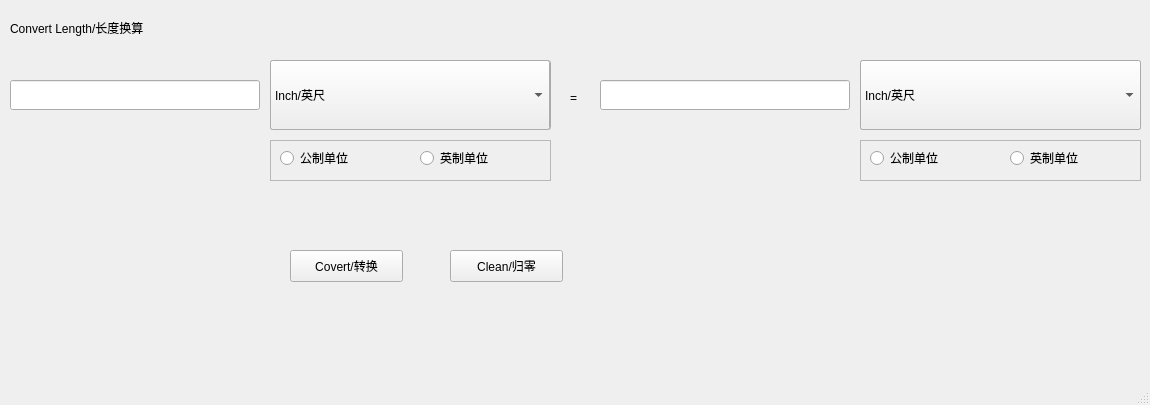
<?xml version="1.0" encoding="UTF-8"?>
<ui version="4.0">
 <class>MainWindow</class>
 <widget class="QMainWindow" name="MainWindow">
  <property name="geometry">
   <rect>
    <x>0</x>
    <y>0</y>
    <width>1150</width>
    <height>405</height>
   </rect>
  </property>
  <property name="windowTitle">
   <string>MainWindow</string>
  </property>
  <widget class="QWidget" name="centralwidget">
   <widget class="QComboBox" name="comboBoxInputMetricUnitsLength">
    <property name="geometry">
     <rect>
      <x>270</x>
      <y>60</y>
      <width>281</width>
      <height>70</height>
     </rect>
    </property>
    <property name="sizePolicy">
     <sizepolicy hsizetype="Maximum" vsizetype="Maximum">
      <horstretch>0</horstretch>
      <verstretch>0</verstretch>
     </sizepolicy>
    </property>
    <property name="styleSheet">
     <string notr="true">font: 12pt &quot;Arial&quot;;</string>
    </property>
    <item>
     <property name="text">
      <string>Kilometer/千米</string>
     </property>
    </item>
    <item>
     <property name="text">
      <string>Meter/米</string>
     </property>
    </item>
    <item>
     <property name="text">
      <string>Decimetre/分米</string>
     </property>
    </item>
    <item>
     <property name="text">
      <string>Centimeter/厘米</string>
     </property>
    </item>
    <item>
     <property name="text">
      <string>Millimetre/毫米</string>
     </property>
    </item>
    <item>
     <property name="text">
      <string>Nanometre/纳米</string>
     </property>
    </item>
    <item>
     <property name="text">
      <string>Picometer/皮米</string>
     </property>
    </item>
    <item>
     <property name="text">
      <string>LightYear/光年</string>
     </property>
    </item>
    <item>
     <property name="text">
      <string>AstronomicalUnit/天文单位</string>
     </property>
    </item>
   </widget>
   <widget class="QComboBox" name="comboBoxInputImperialUnitsLength">
    <property name="geometry">
     <rect>
      <x>270</x>
      <y>60</y>
      <width>280</width>
      <height>70</height>
     </rect>
    </property>
    <property name="sizePolicy">
     <sizepolicy hsizetype="Maximum" vsizetype="Maximum">
      <horstretch>0</horstretch>
      <verstretch>0</verstretch>
     </sizepolicy>
    </property>
    <property name="styleSheet">
     <string notr="true">font: 12pt &quot;Arial&quot;;</string>
    </property>
    <item>
     <property name="text">
      <string>Inch/英尺</string>
     </property>
    </item>
    <item>
     <property name="text">
      <string>Foot/ 英尺</string>
     </property>
    </item>
    <item>
     <property name="text">
      <string>Yard/码</string>
     </property>
    </item>
    <item>
     <property name="text">
      <string>Mile/英里</string>
     </property>
    </item>
    <item>
     <property name="text">
      <string>NauticalMile/海</string>
     </property>
    </item>
    <item>
     <property name="text">
      <string>Furlong/弗隆</string>
     </property>
    </item>
    <item>
     <property name="text">
      <string>Fathom/英寻</string>
     </property>
    </item>
   </widget>
   <widget class="QLineEdit" name="LengthInput">
    <property name="geometry">
     <rect>
      <x>10</x>
      <y>80</y>
      <width>250</width>
      <height>30</height>
     </rect>
    </property>
    <property name="styleSheet">
     <string notr="true">font: 12pt &quot;Arial&quot;;</string>
    </property>
   </widget>
   <widget class="QComboBox" name="comboBoxOutMetricUnitsLength">
    <property name="geometry">
     <rect>
      <x>860</x>
      <y>60</y>
      <width>281</width>
      <height>70</height>
     </rect>
    </property>
    <property name="sizePolicy">
     <sizepolicy hsizetype="Maximum" vsizetype="Maximum">
      <horstretch>0</horstretch>
      <verstretch>0</verstretch>
     </sizepolicy>
    </property>
    <property name="styleSheet">
     <string notr="true">font: 12pt &quot;Arial&quot;;</string>
    </property>
    <item>
     <property name="text">
      <string>Kilometer/千米</string>
     </property>
    </item>
    <item>
     <property name="text">
      <string>Meter/米</string>
     </property>
    </item>
    <item>
     <property name="text">
      <string>Decimetre/分米</string>
     </property>
    </item>
    <item>
     <property name="text">
      <string>Centimeter/厘米</string>
     </property>
    </item>
    <item>
     <property name="text">
      <string>Millimetre/毫米</string>
     </property>
    </item>
    <item>
     <property name="text">
      <string>Nanometre/纳米</string>
     </property>
    </item>
    <item>
     <property name="text">
      <string>Picometer/皮米</string>
     </property>
    </item>
    <item>
     <property name="text">
      <string>LightYear/光年</string>
     </property>
    </item>
    <item>
     <property name="text">
      <string>AstronomicalUnit/天文单位</string>
     </property>
    </item>
   </widget>
   <widget class="QLineEdit" name="LengthOut">
    <property name="geometry">
     <rect>
      <x>600</x>
      <y>80</y>
      <width>250</width>
      <height>30</height>
     </rect>
    </property>
    <property name="styleSheet">
     <string notr="true">font: 12pt &quot;Arial&quot;;</string>
    </property>
   </widget>
   <widget class="QComboBox" name="comboBoxOutputImperialUnits">
    <property name="geometry">
     <rect>
      <x>860</x>
      <y>60</y>
      <width>281</width>
      <height>70</height>
     </rect>
    </property>
    <property name="sizePolicy">
     <sizepolicy hsizetype="Maximum" vsizetype="Maximum">
      <horstretch>0</horstretch>
      <verstretch>0</verstretch>
     </sizepolicy>
    </property>
    <property name="styleSheet">
     <string notr="true">font: 12pt &quot;Arial&quot;;</string>
    </property>
    <item>
     <property name="text">
      <string>Inch/英尺</string>
     </property>
    </item>
    <item>
     <property name="text">
      <string>Foot/ 英尺</string>
     </property>
    </item>
    <item>
     <property name="text">
      <string>Yard/码</string>
     </property>
    </item>
    <item>
     <property name="text">
      <string>Mile/英里</string>
     </property>
    </item>
    <item>
     <property name="text">
      <string>NauticalMile/海</string>
     </property>
    </item>
    <item>
     <property name="text">
      <string>Furlong/弗隆</string>
     </property>
    </item>
    <item>
     <property name="text">
      <string>Fathom/英寻</string>
     </property>
    </item>
   </widget>
   <widget class="QLabel" name="label">
    <property name="geometry">
     <rect>
      <x>570</x>
      <y>90</y>
      <width>16</width>
      <height>16</height>
     </rect>
    </property>
    <property name="styleSheet">
     <string notr="true">font: 75 20pt &quot;Arial&quot;;</string>
    </property>
    <property name="text">
     <string>=</string>
    </property>
   </widget>
   <widget class="QLabel" name="label_2">
    <property name="geometry">
     <rect>
      <x>10</x>
      <y>10</y>
      <width>360</width>
      <height>35</height>
     </rect>
    </property>
    <property name="styleSheet">
     <string notr="true">font: 75 24pt &quot;Arial&quot;;</string>
    </property>
    <property name="text">
     <string>Convert Length/长度换算</string>
    </property>
   </widget>
   <widget class="QFrame" name="InputCheckLength">
    <property name="geometry">
     <rect>
      <x>270</x>
      <y>140</y>
      <width>281</width>
      <height>41</height>
     </rect>
    </property>
    <property name="styleSheet">
     <string notr="true">font: 12pt &quot;Arial&quot;;</string>
    </property>
    <property name="frameShape">
     <enum>QFrame::StyledPanel</enum>
    </property>
    <property name="frameShadow">
     <enum>QFrame::Raised</enum>
    </property>
    <widget class="QRadioButton" name="InputMetricUnitsLength">
     <property name="geometry">
      <rect>
       <x>10</x>
       <y>10</y>
       <width>89</width>
       <height>16</height>
      </rect>
     </property>
     <property name="text">
      <string>公制单位</string>
     </property>
    </widget>
    <widget class="QRadioButton" name="InputImperialUnitsLength">
     <property name="geometry">
      <rect>
       <x>150</x>
       <y>10</y>
       <width>89</width>
       <height>16</height>
      </rect>
     </property>
     <property name="text">
      <string>英制单位</string>
     </property>
    </widget>
   </widget>
   <widget class="QFrame" name="OutCheckLength">
    <property name="geometry">
     <rect>
      <x>860</x>
      <y>140</y>
      <width>281</width>
      <height>41</height>
     </rect>
    </property>
    <property name="styleSheet">
     <string notr="true">font: 12pt &quot;Arial&quot;;</string>
    </property>
    <property name="frameShape">
     <enum>QFrame::StyledPanel</enum>
    </property>
    <property name="frameShadow">
     <enum>QFrame::Raised</enum>
    </property>
    <widget class="QRadioButton" name="OutMetricUnitsLength">
     <property name="geometry">
      <rect>
       <x>10</x>
       <y>10</y>
       <width>89</width>
       <height>16</height>
      </rect>
     </property>
     <property name="text">
      <string>公制单位</string>
     </property>
    </widget>
    <widget class="QRadioButton" name="OutputImperialUnitsLength">
     <property name="geometry">
      <rect>
       <x>150</x>
       <y>10</y>
       <width>89</width>
       <height>16</height>
      </rect>
     </property>
     <property name="text">
      <string>英制单位</string>
     </property>
    </widget>
   </widget>
   <widget class="QPushButton" name="pushLength">
    <property name="geometry">
     <rect>
      <x>290</x>
      <y>250</y>
      <width>113</width>
      <height>32</height>
     </rect>
    </property>
    <property name="text">
     <string>Covert/转换</string>
    </property>
   </widget>
   <widget class="QPushButton" name="cleanLength">
    <property name="geometry">
     <rect>
      <x>450</x>
      <y>250</y>
      <width>113</width>
      <height>32</height>
     </rect>
    </property>
    <property name="text">
     <string>Clean/归零</string>
    </property>
   </widget>
  </widget>
  <widget class="QMenuBar" name="menubar">
   <property name="geometry">
    <rect>
     <x>0</x>
     <y>0</y>
     <width>1150</width>
     <height>22</height>
    </rect>
   </property>
  </widget>
  <widget class="QStatusBar" name="statusbar"/>
 </widget>
 <resources/>
 <connections>
  <connection>
   <sender>InputMetricUnitsLength</sender>
   <signal>clicked()</signal>
   <receiver>comboBoxInputMetricUnitsLength</receiver>
   <slot>show()</slot>
   <hints>
    <hint type="sourcelabel">
     <x>310</x>
     <y>183</y>
    </hint>
    <hint type="destinationlabel">
     <x>299</x>
     <y>133</y>
    </hint>
   </hints>
  </connection>
  <connection>
   <sender>InputMetricUnitsLength</sender>
   <signal>clicked()</signal>
   <receiver>comboBoxInputImperialUnitsLength</receiver>
   <slot>hide()</slot>
   <hints>
    <hint type="sourcelabel">
     <x>304</x>
     <y>186</y>
    </hint>
    <hint type="destinationlabel">
     <x>295</x>
     <y>83</y>
    </hint>
   </hints>
  </connection>
  <connection>
   <sender>InputImperialUnitsLength</sender>
   <signal>clicked()</signal>
   <receiver>comboBoxInputMetricUnitsLength</receiver>
   <slot>hide()</slot>
   <hints>
    <hint type="sourcelabel">
     <x>443</x>
     <y>177</y>
    </hint>
    <hint type="destinationlabel">
     <x>394</x>
     <y>137</y>
    </hint>
   </hints>
  </connection>
  <connection>
   <sender>InputImperialUnitsLength</sender>
   <signal>clicked()</signal>
   <receiver>comboBoxInputImperialUnitsLength</receiver>
   <slot>show()</slot>
   <hints>
    <hint type="sourcelabel">
     <x>442</x>
     <y>187</y>
    </hint>
    <hint type="destinationlabel">
     <x>441</x>
     <y>85</y>
    </hint>
   </hints>
  </connection>
  <connection>
   <sender>OutMetricUnitsLength</sender>
   <signal>clicked()</signal>
   <receiver>comboBoxOutMetricUnitsLength</receiver>
   <slot>show()</slot>
   <hints>
    <hint type="sourcelabel">
     <x>932</x>
     <y>184</y>
    </hint>
    <hint type="destinationlabel">
     <x>931</x>
     <y>140</y>
    </hint>
   </hints>
  </connection>
  <connection>
   <sender>OutMetricUnitsLength</sender>
   <signal>clicked()</signal>
   <receiver>comboBoxOutputImperialUnits</receiver>
   <slot>hide()</slot>
   <hints>
    <hint type="sourcelabel">
     <x>895</x>
     <y>183</y>
    </hint>
    <hint type="destinationlabel">
     <x>898</x>
     <y>100</y>
    </hint>
   </hints>
  </connection>
  <connection>
   <sender>OutputImperialUnitsLength</sender>
   <signal>clicked()</signal>
   <receiver>comboBoxOutputImperialUnits</receiver>
   <slot>show()</slot>
   <hints>
    <hint type="sourcelabel">
     <x>1076</x>
     <y>176</y>
    </hint>
    <hint type="destinationlabel">
     <x>1069</x>
     <y>97</y>
    </hint>
   </hints>
  </connection>
  <connection>
   <sender>OutputImperialUnitsLength</sender>
   <signal>clicked()</signal>
   <receiver>comboBoxOutMetricUnitsLength</receiver>
   <slot>hide()</slot>
   <hints>
    <hint type="sourcelabel">
     <x>1038</x>
     <y>179</y>
    </hint>
    <hint type="destinationlabel">
     <x>933</x>
     <y>132</y>
    </hint>
   </hints>
  </connection>
 </connections>
</ui>
